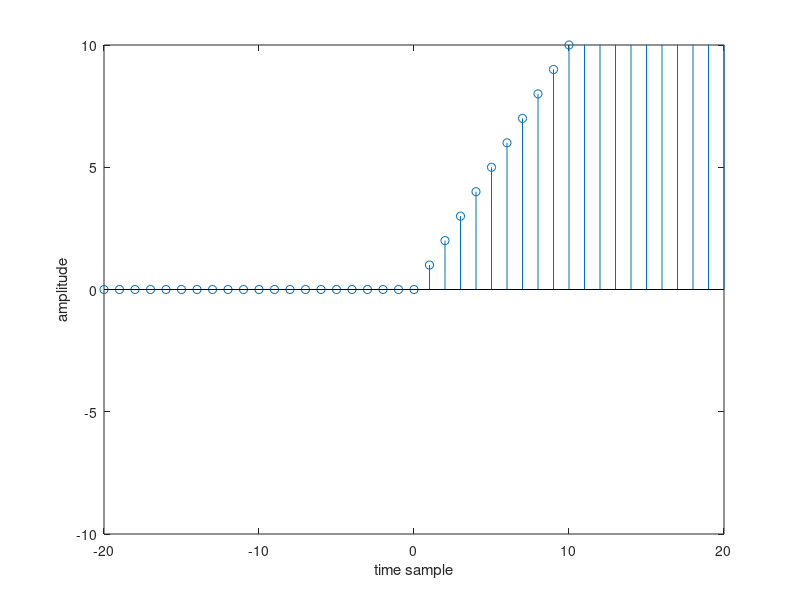

Reproduce this figure in MATLAB.
%ramp
n=-20:20;
unit_n=(n>=0);
ramp_n=unit_n.*n;
stem(n,ramp_n);
axis([-20 20 -10 10]);
xlabel('time sample');
ylabel('amplitude')